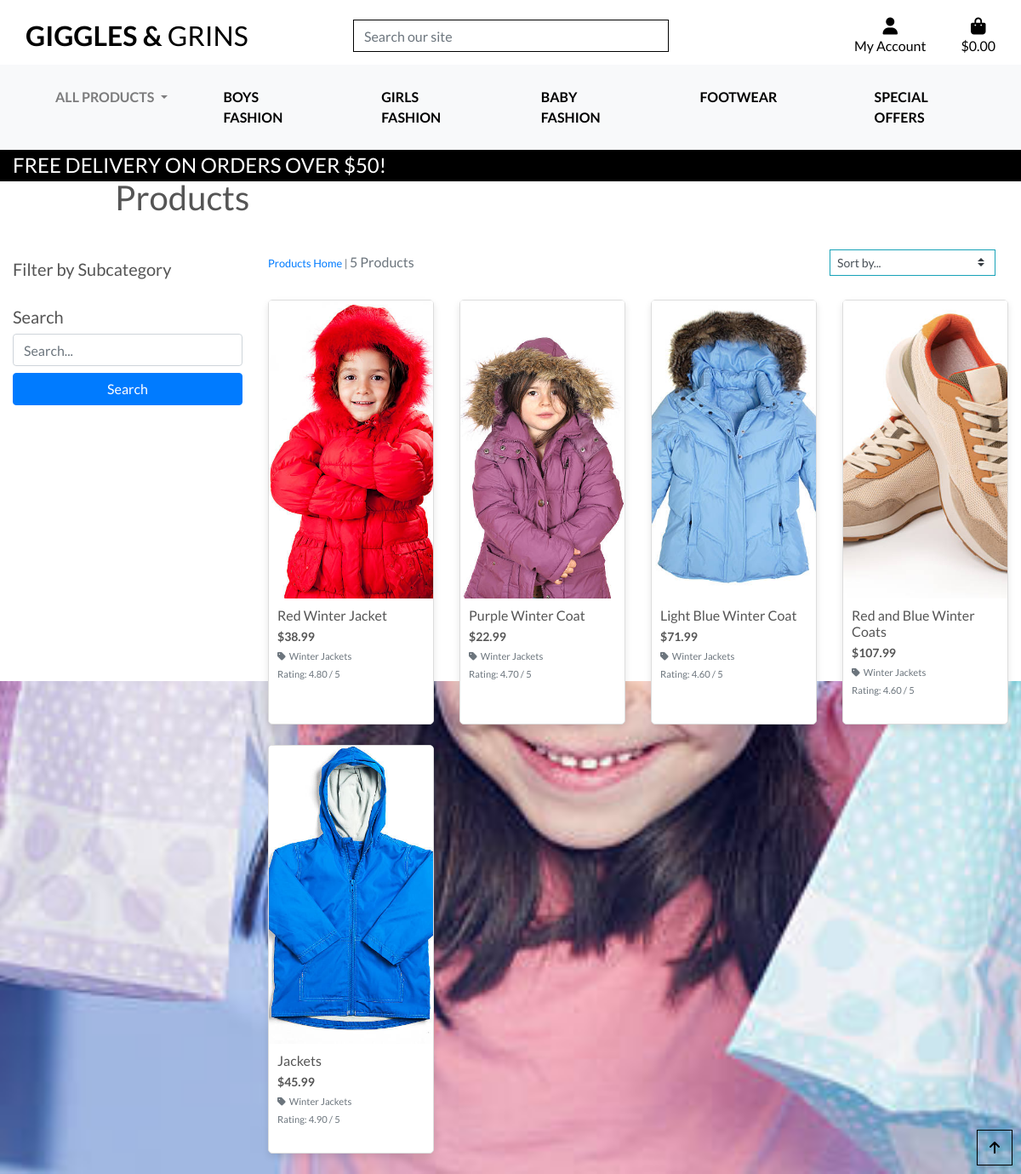
/products/category/All Products/, run on the app's committed database.
### products/models.py (models this page shows, shortened)
class Product(models.Model):
    category = models.ForeignKey('Category', null=True, blank=True, on_delete=models.SET_NULL)
    subcategory = models.ForeignKey('Subcategory', null=True, blank=True, on_delete=models.SET_NULL, related_name="products")
    sku = models.CharField(max_length=254, null=True, blank=True)
    name = models.CharField(max_length=254)
    description = models.TextField()
    has_sizes = models.BooleanField(default=False, null=True, blank=True)
    price = models.DecimalField(max_digits=6, decimal_places=2)
    rating = models.DecimalField(max_digits=6, decimal_places=2, null=True, blank=True)
    image_url = models.URLField(max_length=1024, null=True, blank=True)
    image = models.ImageField(upload_to='product_images/', blank=True, null=True)
    has_sizes = models.BooleanField(default=True)

class Subcategory(models.Model):
    category = models.ForeignKey(Category, on_delete=models.CASCADE, related_name="subcategories")
    name = models.CharField(max_length=254)
    friendly_name = models.CharField(max_length=255, null=True, blank=True)
    description = models.TextField(null=True, blank=True)

### products/views.py (the view)
# urls.py: path('category/<str:category_name>/', views.products_by_category, name='category_products'),
def products_by_category(request, category_name):
    try:
        category = Category.objects.get(name=category_name)
        products = Product.objects.filter(category=category)
        context = {
            'products': products,
            'current_category': category,
        }
        return render(request, 'products/products.html', context)
    except Category.DoesNotExist:
        messages.error(request, "The selected category does not exist.")
        return redirect('products')

### bag/contexts.py (called while the page is built, shortened)
def bag_contents(request):
    bag_items = []
    total = 0
    product_count = 0
    bag = request.session.get('bag', {})
    if total < settings.FREE_DELIVERY_THRESHOLD:
        delivery = total * Decimal(settings.STANDARD_DELIVERY_PERCENTAGE / 100)
        free_delivery_delta = settings.FREE_DELIVERY_THRESHOLD - total
    else:
        delivery = 0
        free_delivery_delta = 0
    grand_total = delivery + total
    context = {
        'bag_items': bag_items,
        'total': total,
        'product_count': product_count,
        'delivery': delivery,
        'free_delivery_delta': free_delivery_delta,
        'free_delivery_threshold': settings.FREE_DELIVERY_THRESHOLD,
        'grand_total': grand_total,
    }
    return context

### products/context_processors.py (called while the page is built)
def categories_with_subcategories(request):
    categories = Category.objects.prefetch_related("subcategories").all()
    return {"categories_with_subcategories": categories}

### products/templates/products/products.html (shortened to what this page needs)
{% extends "base.html" %}
{% load static %}
{% block page_header %}
    <div class="container header-container">
        <div class="row">
            <div class="col">
                <h1 class="my-4">Products</h1>
            </div>
        </div>
    </div>
{% endblock %}
{% block content %}
<div class="container-fluid">
    <div class="row">
        <div class="col-md-3">
            <h5 class="mt-4">Filter by Subcategory</h5>
            <h5 class="mt-4">Search</h5>
            <form method="get" action="{% url 'products' %}">
                <input type="text" name="q" class="form-control mb-2" placeholder="Search..." value="{{ search_term }}">
                <button type="submit" class="btn btn-primary btn-block">Search</button>
            </form>
        </div>
        <div class="col-md-9">
            <div class="row mb-3">
                <div class="col-12 col-md-6 order-md-first">
                    <p class="text-muted mt-3 text-center text-md-left">
                        {% if search_term or current_categories or current_sorting != 'None_None' %}
                            <span class="small"><a href="{% url 'products' %}">Products Home</a> | </span>
                        {% endif %}
                        {{ products|length }} Products{% if search_term %} found for <strong>"{{ search_term }}"</strong>{% endif %}
                    </p>
                </div>
                <div class="col-12 col-md-6 my-auto order-md-last d-flex justify-content-center justify-content-md-end">
                    <div class="sort-select-wrapper w-50">
                        <select id="sort-selector" class="custom-select custom-select-sm rounded-0 border border-{% if current_sorting != 'None_None' %}info{% else %}black{% endif %}">
                            <option value="reset" {% if current_sorting == 'None_None' %}selected{% endif %}>Sort by...</option>
                        </select>
                    </div>
                </div>
            </div>
            <div class="row">
                {% for product in products %}
                    <div class="col-sm-6 col-md-4 col-lg-3 mb-4">
                        <div class="card h-100">
                            <a href="{% url 'product_detail' product.id %}">
                                {% if product.image %}
                                    <img class="card-img-top" src="{{ product.image.url }}" alt="{{ product.name }}">
                                {% elif product.image_url %}
                                    <img class="card-img-top" src="{{ product.image_url }}" alt="{{ product.name }}">
                                {% else %}
                                    <img class="card-img-top" src="{{ MEDIA_URL }}noimage.png" alt="{{ product.name }}">
                                {% endif %}
                            </a>
                            <div class="card-body">
                                <h5 class="card-title">{{ product.name }}</h5>
                                <p class="card-text font-weight-bold">${{ product.price }}</p>
                                {% if product.subcategory %}
                                    <p class="small mt-1 mb-0">
                                        <a class="text-muted" href="{% url 'products' %}?subcategory={{ product.subcategory.name }}">
                                            <i class="fas fa-tag mr-1"></i>{{ product.subcategory.friendly_name }}
                                        </a>
                                    </p>
                                {% elif product.category %}
                                    <p class="small mt-1 mb-0">
                                        <a class="text-muted" href="{% url 'products' %}?category={{ product.category.name }}">
                                            <i class="fas fa-tag mr-1"></i>{{ product.category.friendly_name }}
                                        </a>
                                    </p>
                                {% endif %}
                                {% if product.rating %}
                                    <p class="card-text"><small class="text-muted">Rating: {{ product.rating }} / 5</small></p>
                                {% else %}
                                    <p class="card-text"><small class="text-muted">No Rating</small></p>
                                {% endif %}
                            </div>
                        </div>
                    </div>
                {% empty %}
                    <div class="col-12">
                        <p class="text-center">No products found.</p>
                    </div>
                {% endfor %}
            </div>
        </div>
    </div>
</div>
<div class="btt-button shadow-sm rounded-0 border border-black">
    <a class="btt-link d-flex h-100">
        <i class="fas fa-arrow-up text-black mx-auto my-auto"></i>
    </a>
</div>
{% endblock %}

### static/css/base.css (style rules this page uses)
html { height: 100%; margin: 0; padding: 0; }
body { background: url('/media/bckground_img.jpg') no-repeat center center fixed; background-size: cover; background-color: #ADD8E6; color: #555; font-family: 'Lato'; height: 100vh; }
.container { margin-top: 20px; }
.text-black { color: #000 !important; }
.border-black { border: 1px solid black !important; }
.card { border: 1px solid #ddd; border-radius: 5px; box-shadow: 0 4px 8px rgba(0, 0, 0, 0.1); transition: transform 0.2s, box-shadow 0.2s; margin-bottom: 20px; }
.card-img-top { height: 350px; object-fit: cover; width: 100%; }
.card-body { padding: 10px; font-size: 14px; }
.card-title { margin-bottom: 5px; font-size: 16px; }
.card-text { margin-bottom: 5px; }
.sort-select-wrapper { display: flex; justify-content: flex-end; width: 100%; padding-right: 15px; }
#sort-selector { max-width: 200px; float: right; }
.btt-button { height: 42px; width: 42px; position: fixed; bottom: 10px; right: 10px; }
.btt-link, .update-link, .remove-item { cursor: pointer; }
@media (min-width: 1200px) { .container { max-width: 80%; } }
@media (min-width: 992px) { .header-container { padding-top: 164px; } }

### data on the page
Product: image (picture), name "Red Winter Jacket", price "38.99", subcategory.friendly_name "Winter Jackets", rating "4.80"
Product: image (picture), name "Purple Winter Coat", price "22.99", subcategory.friendly_name "Winter Jackets", rating "4.70"
Product: image (picture), name "Light Blue Winter Coat", price "71.99", subcategory.friendly_name "Winter Jackets", rating "4.60"
Product: image (picture), name "Red and Blue Winter Coats", price "107.99", subcategory.friendly_name "Winter Jackets", rating "4.60"
Product: image (picture), name "Jackets", price "45.99", subcategory.friendly_name "Winter Jackets", rating "4.90"

### other printed values
{{ free_delivery_threshold }} "50"
{{ products|length }} "5"
